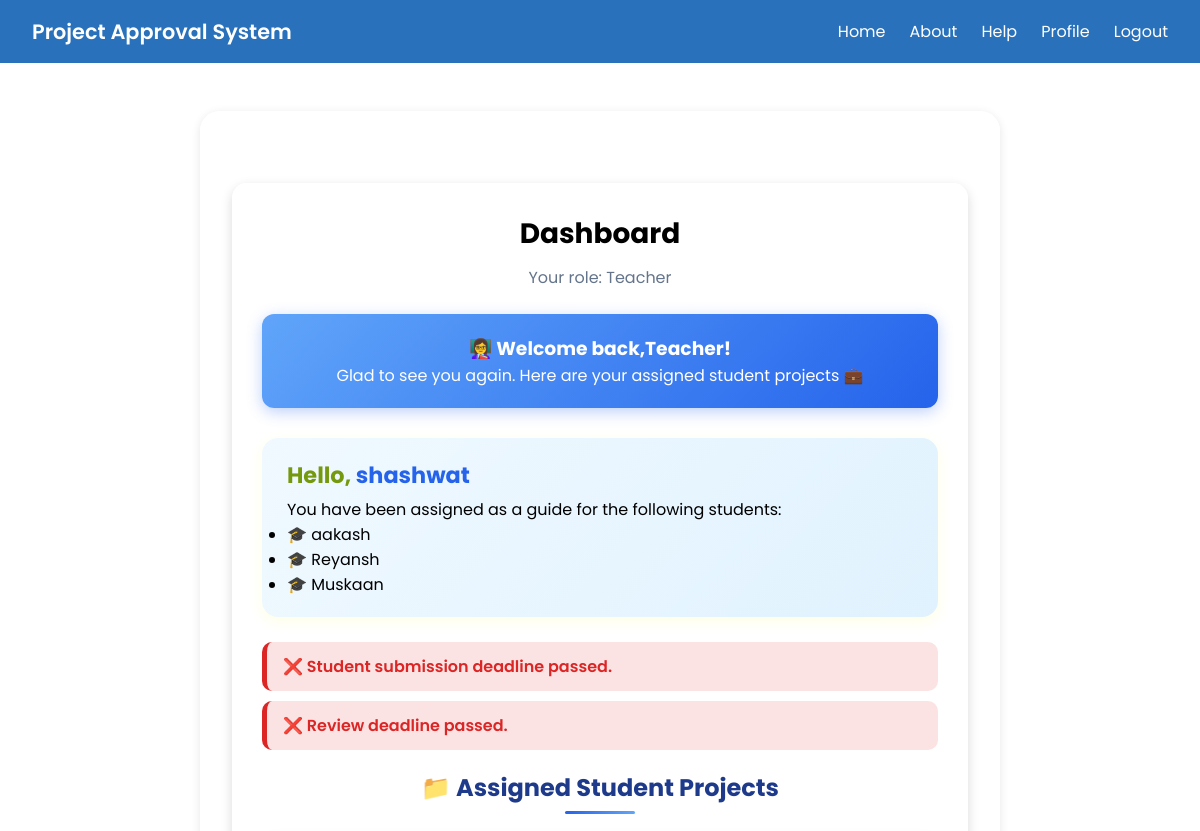
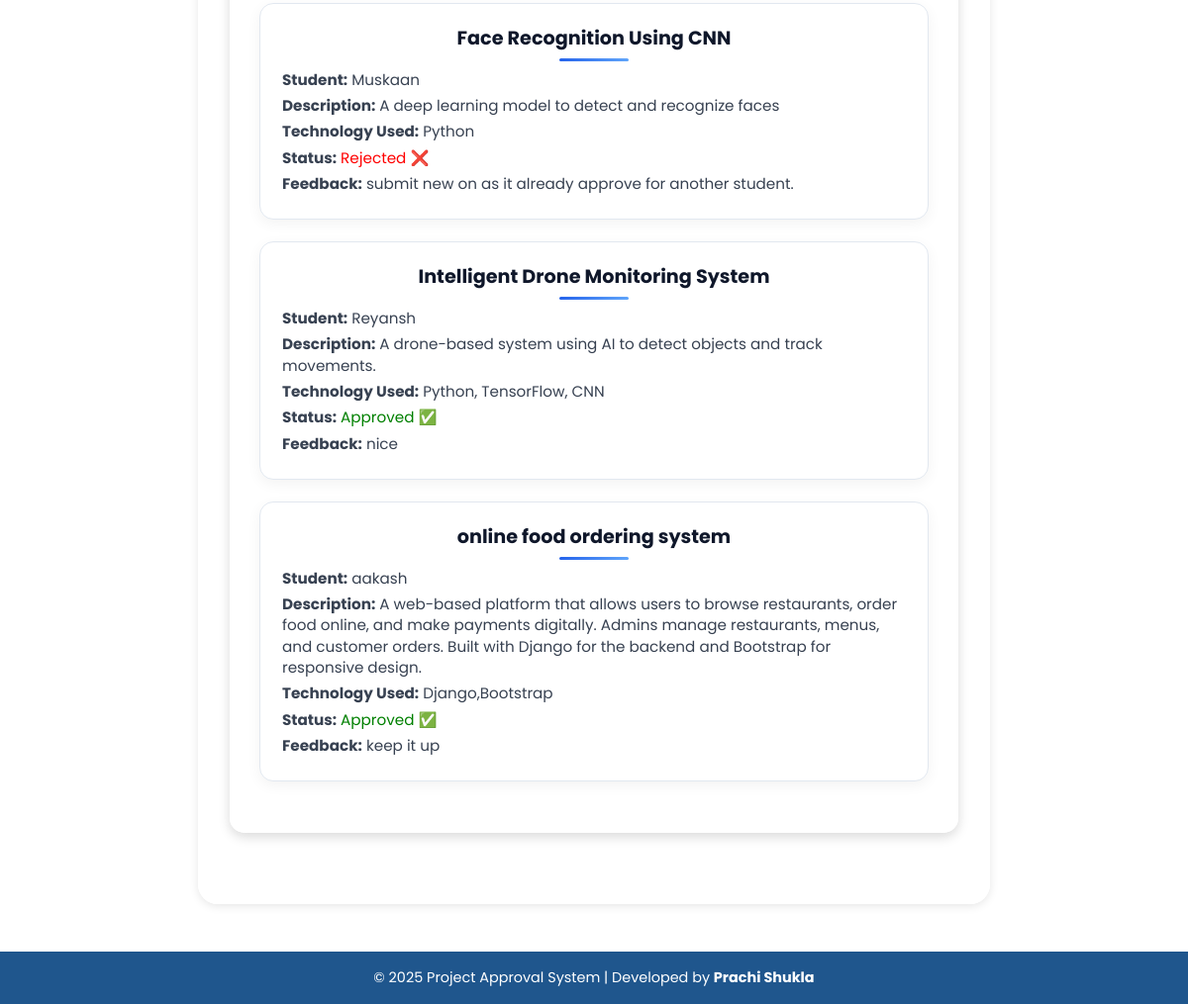
Screenshot of /teacher/dashboard/ (signed in) with the database file from the repository (2 pictures, top to bottom).
### main_app/models.py (models this page shows, shortened)
class UserRegistration(models.Model):
    ROLE_CHOICES = [
        ('student', 'Student'),
        ('teacher', 'Teacher'),
        ('admin', 'Admin'),
    ]
    full_name = models.CharField(max_length=100)
    email = models.EmailField(unique=True)
    role = models.CharField(max_length=20, choices=ROLE_CHOICES)
    password = models.CharField(max_length=255)
    student_id = models.CharField(max_length=50, null=True, blank=True)
    course = models.CharField(max_length=100, null=True, blank=True)
    interest = models.CharField(max_length=200, null=True, blank=True)
    dept = models.CharField(max_length=100, null=True, blank=True)
    designation = models.CharField(max_length=100, null=True, blank=True)
    is_verified = models.BooleanField(default=False)
    verified_at = models.DateTimeField(null=True, blank=True)
    assigned_teacher = models.ForeignKey(
        'self',
        on_delete=models.SET_NULL,
        null=True,
        blank=True,
        limit_choices_to={'role': 'teacher'},
        related_name='assigned_students'
    )
    status = models.CharField(
        max_length=20,
        default="Pending",
        choices=[
            ("Pending", "Pending"),
            ("Approved", "Approved"),
            ("Rejected", "Rejected"),
        ],
    )
    reviewed_at = models.DateTimeField(null=True, blank=True)
    is_deleted = models.BooleanField(default=False)
    deleted_at = models.DateTimeField(null=True, blank=True)

class Projectsubmission(models.Model):
    STATUS_CHOICES = [
        ('Pending', 'Pending'),
        ('Approved', 'Approved'),
        ('Rejected', 'Rejected'),
    ]
    student = models.ForeignKey(
        'UserRegistration',
        on_delete=models.CASCADE,
        limit_choices_to={'role': 'student'},
        related_name='submissions',
    )
    title = models.CharField(max_length=200)
    description = models.TextField()
    technology_used = models.CharField(max_length=200)
    team_members = models.TextField(
        blank=True,
        null=True,
        help_text="Optional: List of team members separated by commas"
    )
    created_at = models.DateTimeField(default=timezone.now)
    updated_at = models.DateTimeField(auto_now=True)
    reviewed_by = models.ForeignKey(
    'UserRegistration',
        on_delete=models.SET_NULL,
        null=True,
        blank=True,
        limit_choices_to={'role': 'teacher'},
        related_name='reviewed_projects',
    )
    reviewed_by = models.ForeignKey(UserRegistration, on_delete=models.SET_NULL, null=True, blank=True, related_name='reviewed_projects')
    reviewed_at = models.DateTimeField(null=True, blank=True)
    status = models.CharField(max_length=10, choices=STATUS_CHOICES, default='Pending')
    feedback = models.TextField(blank=True, null=True)

### main_app/views.py (the view, shortened to what this page needs)
# urls.py: path('teacher/dashboard/', views.teacher_dashboard, name='teacher_dashboard'),
def teacher_dashboard(request):
    if not request.session.get('user_id'):
        return redirect('login_page')
    if request.session.get("role") != "teacher":
        return redirect("login_page")
    teacher = get_object_or_404(UserRegistration, id=request.session['user_id'])
    assigned_students = UserRegistration.objects.filter(
        role='student',
        assigned_teacher=teacher,
        is_verified=True
    )
    submitted_projects = Projectsubmission.objects.filter(
        student__in=assigned_students
    ).order_by('-id')
    latest_deadline = SubmissionDeadline.objects.order_by('-created_at').first()
    student_deadline_info = None
    review_info = None
    review_passed = False
    today = date.today()
    if latest_deadline and latest_deadline.deadline:
        days_left_student = (latest_deadline.deadline - today).days
        if days_left_student > 1:
            student_deadline_info = {'text': f"🕒 Students have {days_left_student} days left.", 'color': '#2563eb'}
        elif days_left_student == 1:
            student_deadline_info = {'text': "⚠️ Students' last day is tomorrow!", 'color': '#f59e0b'}
        elif days_left_student == 0:
            student_deadline_info = {'text': "🚨 Today is final submission day!", 'color': '#eab308'}
        else:
            student_deadline_info = {'text': "❌ Student submission deadline passed.", 'color': '#dc2626'}
    if latest_deadline and latest_deadline.teacher_deadline:
        review_days_left = (latest_deadline.teacher_deadline - today).days
        if review_days_left > 1:
            review_info = {'text': f"✅ {review_days_left} days left to review.", 'color': '#16a34a'}
        elif review_days_left == 1:
            review_info = {'text': "⚠️ Review last day is tomorrow!", 'color': '#f59e0b'}
        elif review_days_left == 0:
            review_info = {'text': "🚨 Today is final review day!", 'color': '#eab308'}
        else:
            review_info = {'text': "❌ Review deadline passed.", 'color': '#dc2626'}
            review_passed = True
    duplicate_warnings = {}
    pending_projects = submitted_projects.filter(status="Pending")
    all_other_projects = Projectsubmission.objects.exclude(id__isnull=True)
    return render(request, 'teacher_dashboard.html', {
        'full_name': teacher.full_name,
        'role': 'Teacher',
        'assigned_students': assigned_students,
        'submitted_projects': submitted_projects,
        'student_deadline_info': student_deadline_info,
        'review_info': review_info,
        'review_passed': review_passed,
        'duplicate_warnings': duplicate_warnings,
    })

### main_app/templates/teacher_dashboard.html (shortened to what this page needs)
{% extends "index.html" %}
{% load static %}
{% block content %}
<div class="dashboard-container fade-in">
  <div class="dashboard-header">
    <h2> Dashboard</h2>
    <p class="subtitle" style="text-align:center; color:#64748b; margin-bottom:1.5rem;">Your role: Teacher</p>
  </div>
  <div id="welcomePopup" class="welcome-popup hidden">
    <h3>👩‍🏫 Welcome back,Teacher! </h3>
    <p>Glad to see you again. Here are your assigned student projects 💼</p>
  </div>
  <div class="dashboard-info">
    <h3>Hello, <span class="highlight">{{ full_name }}</span></h3>
    <p>You have been assigned as a guide for the following students:</p>
    <ul>
      {% for student in assigned_students %}
        <li>🎓 {{ student.full_name }} </li>
      {% empty %}
        <li><em>No students assigned yet.</em></li>
      {% endfor %}
    </ul>
  </div>
  {% if student_deadline_info or review_info %}
  <div class="deadline-container" style="display:flex; flex-direction:column; gap:10px; margin-bottom:20px;">
    {% if student_deadline_info %}
    <div style="background:{{ student_deadline_info.color }}20; border-left:5px solid {{ student_deadline_info.color }};
                padding:12px 16px; border-radius:10px;">
      <p style="color:{{ student_deadline_info.color }}; font-weight:600;">
        {{ student_deadline_info.text }}
      </p>
    </div>
    {% endif %}
    {% if review_info %}
    <div style="background:{{ review_info.color }}20; border-left:5px solid {{ review_info.color }};
                padding:12px 16px; border-radius:10px;">
      <p style="color:{{ review_info.color }}; font-weight:600;">
        {{ review_info.text }}
      </p>
    </div>
    {% endif %}
  </div>
  {% endif %}
  <div class="dashboard-section">
    <h3>📁 Assigned Student Projects</h3>
    {% if submitted_projects %}
      {% for project in submitted_projects %}
        <div class="project-card">
          <h3>{{ project.title }}</h3>
          <p><strong>Student:</strong> {{ project.student.full_name }}</p>
          <p><strong>Description:</strong> {{ project.description }}</p>
          <p><strong>Technology Used:</strong> {{ project.technology_used }}</p>
          <p><strong>Status:</strong>
            {% if project.status == "Approved" %}
              <span style="color:green;">Approved ✅</span>
            {% elif project.status == "Rejected" %}
              <span style="color:red;">Rejected ❌</span>
            {% else %}
              <span style="color:orange;">Pending ⏳</span>
            {% endif %}
          </p>
          {% if project.feedback %}
            <p><strong>Feedback:</strong> {{ project.feedback }}</p>
          {% endif %}
        </div>
      {% endfor %}
    {% else %}
      <p style="text-align:center; color:#666;">No student projects available yet.</p>
    {% endif %}
  </div>
</div>
{% endblock %}

### main_app/templates/index.html (shortened to what this page needs)
{% load static %}
<!DOCTYPE html>
<html lang="en">
<head>
</head>
<body>
    <nav>
        <div class="logo">Project Approval System</div>
        <ul id="menu">
            <li><a href="{% url 'home' %}">Home</a></li>
            <li><a href="{% url 'about' %}">About</a></li>
            <li><a href="#">Help</a></li>
            {% if request.session.user_id %}
            <li><a href="{% url 'profile' %}">Profile</a></li>
                <li><a href="{% url 'logout' %}">Logout</a></li>
            {% else %}
                <li><a href="{% url 'login_page' %}">Login</a></li>
                <li><a href="{% url 'register_page' %}">Register</a></li>
            {% endif %}
        </ul>
    </nav>
    <main>
        <div class="content-box">
            {% block content %}
            {% endblock %}
        </div>
    </main>
    <footer>
        <p>&copy; 2025 Project Approval System | Developed by <strong>Prachi Shukla</strong></p>
    </footer>
</body>
</html>

### main_app/templates/index.html (style rules this page uses)
* { margin: 0; padding: 0; box-sizing: border-box; font-family: 'Poppins', sans-serif; }
body::before { content: ""; position: fixed; top: 0; left: 0; width: 110%; height: 110%; background: url('https://img.freepik.com/premium-photo/blue-background-with-white-cloud-blue-background_807812-1774.jpg?semt=ais_hybrid&w=740&q=80') no-repeat center center fixed; background-size: cover; filter: brightness(1.5) blur(12px) saturate(1.2); transform: scale(1.05); z-index: -2; animation: bgZoom 20s ease-in-out infinite alternate; }
body::after { content: ""; position: fixed; top: 0; left: 0; width: 100%; height: 100%; background: rgba(255, 255, 255, 0.35); z-index: -1; }
nav { background: #2972bbff; color: white; display: flex; justify-content: space-between; align-items: center; padding: 1rem 2rem; }
nav .logo { font-size: 1.3rem; font-weight: 600; }
nav ul { list-style: none; display: flex; gap: 1.5rem; }
nav ul li a { color: white; text-decoration: none; transition: 0.3s; }
main { flex: 1; padding: 3rem 1rem; display: flex; justify-content: center; align-items: center; }
.content-box { background: rgba(255, 255, 255, 0.9); border-radius: 20px; box-shadow: 0 2px 10px rgba(0, 0, 0, 0.1); padding: 2rem; max-width: 800px; width: 100%; backdrop-filter: blur(5px); }
footer { background: #1f568dff; color: white; text-align: center; padding: 1rem 0; font-size: 0.9rem; }

### main_app/templates/teacher_dashboard.html (style rules this page uses)
.dashboard-container { background: rgba(255,255,255,0.9); padding: 30px; border-radius: 15px; box-shadow: 0 4px 12px rgba(0,0,0,0.15); max-width: 900px; margin: 40px auto; }
.dashboard-header h2 { color: #000000ff; text-align: center; margin-bottom: 10px; font-size: 28px; font-weight: 700; }
.welcome-popup { text-align: center; background: linear-gradient(135deg, #60a5fa, #2563eb); color: white; padding: 20px; border-radius: 12px; margin-bottom: 30px; opacity: 0; transform: translateY(-30px); transition: all 0.8s ease; box-shadow: 0 4px 15px rgba(37,99,235,0.3); }
.welcome-popup.visible { opacity: 1; transform: translateY(0); }
.highlight { color: #fff7ae; font-weight: bold; }
.dashboard-info { background: linear-gradient(135deg, #f0f9ff, #e0f2fe); padding: 20px 25px; border-radius: 16px; box-shadow: 0 4px 14px rgba(251, 255, 33, 0.12); margin-bottom: 25px; transition: all 0.3s ease; }
.dashboard-info h3 { font-size: 1.4rem; color: #74990eff; margin-bottom: 0.3rem; }
.dashboard-info .highlight { color: #2563eb; font-weight: 700; }
.dashboard-section h3 { text-align: center; font-size: 1.5rem; color: #1e3a8a; font-weight: 700; margin-bottom: 20px; position: relative; }
.dashboard-section h3::after { content: ""; display: block; width: 70px; height: 3px; background: linear-gradient(90deg, #2563eb, #60a5fa); margin: 6px auto 0; border-radius: 3px; }
.project-card { background: #ffffff; border: 1px solid #e2e8f0; border-radius: 14px; padding: 20px 22px; margin-bottom: 22px; transition: all 0.3s ease; box-shadow: 0 4px 14px rgba(0, 0, 0, 0.05); }
.project-card h3 { font-size: 1.2rem; font-weight: 700; color: #0f172a; margin-bottom: 8px; }
.project-card p { margin: 5px 0; font-size: 0.95rem; color: #374151; line-height: 1.4; }

### rows the page displays
UserRegistration: full_name "shashwat"
UserRegistration: full_name "aakash"
UserRegistration: full_name "Reyansh"
UserRegistration: full_name "Muskaan"
Projectsubmission: title "Face Recognition Using CNN", student.full_name "Muskaan", description "A deep learning model to detect and recognize faces", technology_used "Python", status "Rejected ❌", feedback "submit new on as it already approve for another student."
Projectsubmission: title "Intelligent Drone Monitoring System", student.full_name "Reyansh", description "A drone-based system using AI to detect objects and track movements.", technology_used "Python, TensorFlow, CNN", status "Approved ✅", feedback "nice"
Projectsubmission: title "online food ordering system", student.full_name "aakash", description "A web-based platform that allows users to browse restaurants, order food online, and make payments digitally. Admins manage restaurants, menus, and customer orders. Built with Django for the backend and Bootstrap for responsive design.", technology_used "Django,Bootstrap", status "Approved ✅", feedback "keep it up"

### other values shown
{{ student_deadline_info.text }} "❌ Student submission deadline passed."
{{ review_info.text }} "❌ Review deadline passed."
